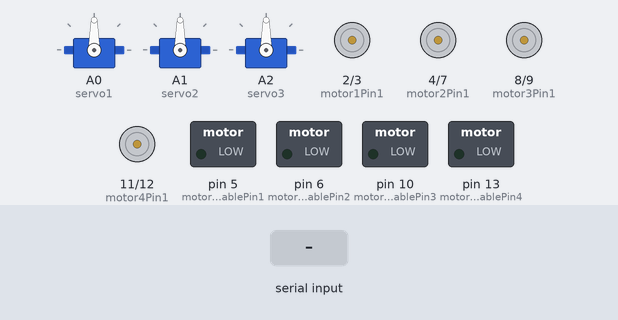
Recording of a sketch running on a simulated Arduino Uno, built with avr-gcc and run on an emulated ATmega328P. Shown: 3 × servo, motor-driver pin pairs drawn as motors (green arrow = first pin HIGH = forward, orange = second pin HIGH = backward, longer = more drive), switched loads named in the sketch (green lamp = pin HIGH). The test bench sets the inputs (shaded band). What the sketch prints to the serial monitor is not drawn.

Above: at 1.4 s.
1.5 s: "F" received over Serial
At 1.9 s:
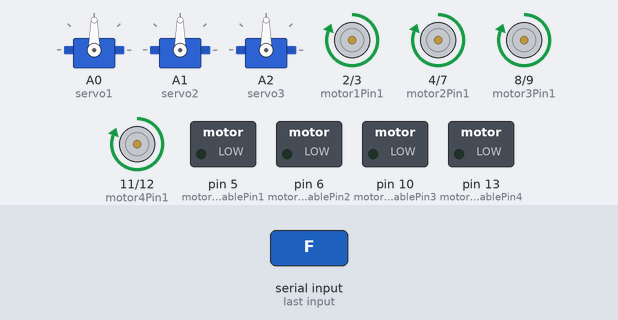
3.0 s: byte 65 ('A') received over Serial
At 5.0 s:
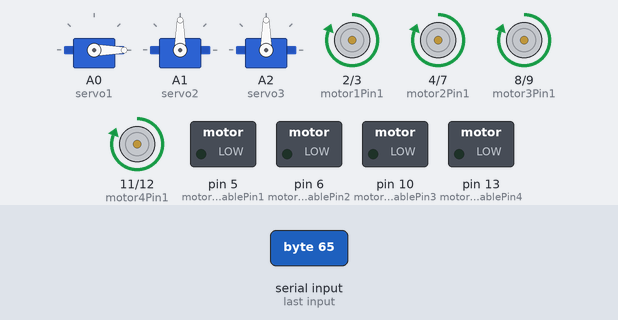
5.5 s: byte 66 ('B') received over Serial
At 6.8 s:
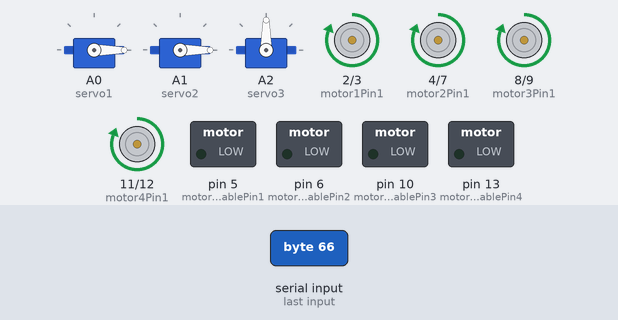
7.9 s: "l" received over Serial
At 9.1 s:
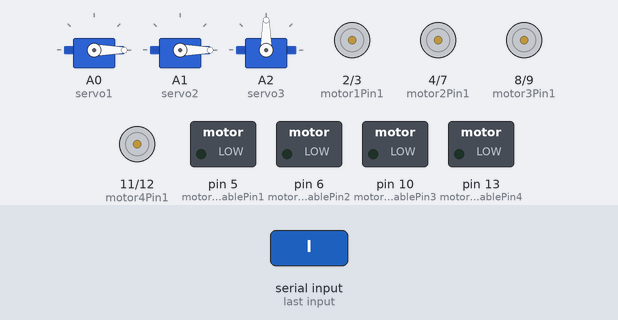
9.4 s: "D" received over Serial
At 10.3 s:
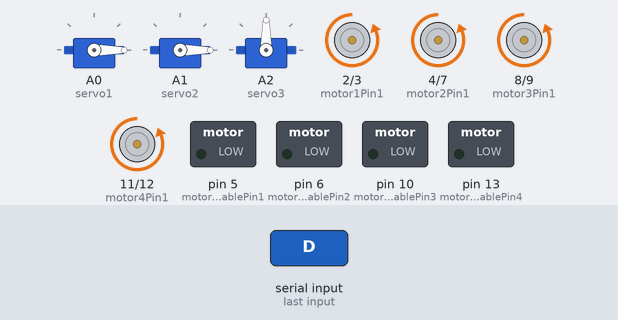
10.9 s: "T90\n" received over Serial
At 11.4 s:
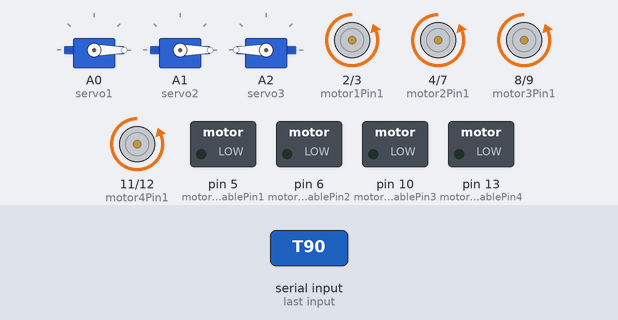
Timing chart, 0 to 13.4 s (numbered marks = the images above; inputs shaded):
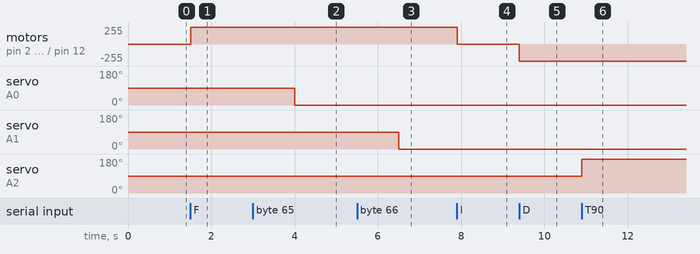

The sketch:

Code2.0.ino
```cpp
#include <Servo.h>  // Include Servo library for servo control

// ------------------- Pin Definitions -------------------
// Define pins for Motor 1
int motor1Pin1 = 2;    // Direction pin 1 for Motor 1
int motor1Pin2 = 3;    // Direction pin 2 for Motor 1
int motorEnablePin1 = 5;  // Enable (PWM) pin for Motor 1

// Define pins for Motor 2
int motor2Pin1 = 4;    // Direction pin 1 for Motor 2
int motor2Pin2 = 7;    // Direction pin 2 for Motor 2
int motorEnablePin2 = 6;  // Enable (PWM) pin for Motor 2

// Define pins for Motor 3
int motor3Pin1 = 8;    // Direction pin 1 for Motor 3
int motor3Pin2 = 9;    // Direction pin 2 for Motor 3
int motorEnablePin3 = 10; // Enable (PWM) pin for Motor 3

// Define pins for Motor 4
int motor4Pin1 = 11;   // Direction pin 1 for Motor 4
int motor4Pin2 = 12;   // Direction pin 2 for Motor 4
int motorEnablePin4 = 13; // Enable (PWM) pin for Motor 4

// Servo objects
Servo servo1;  // Servo controlled by Slider A
Servo servo2;  // Servo controlled by Slider B
Servo servo3;  // Continuous rotation servo (Button T)

// -------------------- Timing --------------------
int update_interval = 100;  // Time interval (ms) for panel updates
unsigned long last_time = 0;  // Time of last update

// ------------------ Variables -------------------
char data_in;           // Data received from serial link
int slider_value;       // Generic slider value
int last_slider_value_A = -1;  // Last value for Slider A
int last_slider_value_B = -1;  // Last value for Slider B

void setup() {
  // Start serial communication
  Serial.begin(9600);

  // Attach servos
  servo1.attach(A0);  // For example, attach servo 1 on analog pin A0
  servo2.attach(A1);  // For example, attach servo 2 on analog pin A1
  servo3.attach(A2);  // For example, attach servo 3 on analog pin A2 (continuous rotation)

  // Set motor pins as outputs
  pinMode(motor1Pin1, OUTPUT);
  pinMode(motor1Pin2, OUTPUT);
  pinMode(motorEnablePin1, OUTPUT);

  pinMode(motor2Pin1, OUTPUT);
  pinMode(motor2Pin2, OUTPUT);
  pinMode(motorEnablePin2, OUTPUT);

  pinMode(motor3Pin1, OUTPUT);
  pinMode(motor3Pin2, OUTPUT);
  pinMode(motorEnablePin3, OUTPUT);

  pinMode(motor4Pin1, OUTPUT);
  pinMode(motor4Pin2, OUTPUT);
  pinMode(motorEnablePin4, OUTPUT);

  // Initialize all motors off
  stopAllMotors();

  // ------------------ Clear Panel & Setup UI ------------------
  Serial.println("*.kwl");
  Serial.println("clear_panel()");
  Serial.println("set_grid_size(8,5)");

  // Add buttons (T, L, R, D, F)
  Serial.println("add_button(0,2,27,T,t)"); // T = clockwise on servo3, t = stop
  Serial.println("add_button(5,3,4,L,l)");  // L = left, l = stop
  Serial.println("add_button(7,3,5,R,r)");  // R = right, r = stop
  Serial.println("add_button(6,3,3,D,d)");  // D = backward, d = stop
  Serial.println("add_button(6,2,2,F,f)");  // F = forward, f = stop

  // Add sliders
  Serial.println("add_slider(0,0,7,0,360,179,A,a,0)");   // Slider A
  Serial.println("add_slider(0,1,7,0,360,180,B,b,0)");   // Slider B
  Serial.println("add_slider(0,2,7,0,255,127,S,s,0)");   // Slider S (speed)

  Serial.println("set_panel_notes(,,,)");
  Serial.println("run()");
  Serial.println("*");
}

void loop() {
  // --------- Check if Bluetooth data is available ---------
  if (Serial.available()) {
    data_in = Serial.read();  // Read one character

    // ------------------ Continuous Rotation Servo (T button) ------------------
    if (data_in == 'T') {     // Press button T
      servo3.write(180);      // Rotate servo clockwise
    }
    if (data_in == 't') {     // Release button T
      servo3.write(90);       // Stop servo (neutral)
    }

    // ------------------ Motor Directions ------------------
    // R, L, F, D will now affect ALL FOUR motors:

    // Right
    if (data_in == 'R') {
      moveRight();
    }
    // Stop right
    if (data_in == 'r') {
      stopAllMotors();
    }

    // Left
    if (data_in == 'L') {
      moveLeft();
    }
    // Stop left
    if (data_in == 'l') {
      stopAllMotors();
    }

    // Forward
    if (data_in == 'F') {
      moveForward();
    }
    // Stop forward
    if (data_in == 'f') {
      stopAllMotors();
    }

    // Backward
    if (data_in == 'D') {
      moveBackward();
    }
    // Stop backward
    if (data_in == 'd') {
      stopAllMotors();
    }

    // ------------------ Servo 1 (Slider A) ------------------
    if (data_in == 'A') {
      slider_value = Serial.parseInt();
      if (slider_value != last_slider_value_A) {
        // Map [0..360] to [0..180] for servo angle
        int angle = map(slider_value, 0, 360, 0, 180);
        servo1.write(angle);
        last_slider_value_A = slider_value;
      }
    }

    // ------------------ Servo 2 (Slider B) ------------------
    if (data_in == 'B') {
      slider_value = Serial.parseInt();
      if (slider_value != last_slider_value_B) {
        // Map [0..360] to [0..180] for servo angle
        int angle = map(slider_value, 0, 360, 0, 180);
        servo2.write(angle);
        last_slider_value_B = slider_value;
      }
    }

    // ------------------ Motor Speed (Slider S) ------------------
    if (data_in == 'S') {
      slider_value = Serial.parseInt();
      // slider_value = 0..255
      // If you need a 0..255 PWM, you can use it directly,
      // or map it to 0..255 again (redundant):
      int motor_speed = constrain(slider_value, 0, 255);

      analogWrite(motorEnablePin1, motor_speed);
      analogWrite(motorEnablePin2, motor_speed);
      analogWrite(motorEnablePin3, motor_speed);
      analogWrite(motorEnablePin4, motor_speed);
    }
  }

  // ------------------ Periodic Updates (if any) ------------------
  unsigned long t = millis();
  if ((t - last_time) > update_interval) {
    last_time = t;
    // Add any repeated status updates here if you want
    // e.g., sending sensor values back, etc.
  }
}

// ====================================================
//                Motor Control Helpers
// ====================================================

// Stop all 4 motors
void stopAllMotors() {
  digitalWrite(motor1Pin1, LOW);
  digitalWrite(motor1Pin2, LOW);

  digitalWrite(motor2Pin1, LOW);
  digitalWrite(motor2Pin2, LOW);

  digitalWrite(motor3Pin1, LOW);
  digitalWrite(motor3Pin2, LOW);

  digitalWrite(motor4Pin1, LOW);
  digitalWrite(motor4Pin2, LOW);
}

// Move all 4 motors forward
void moveForward() {
  // Motor 1 forward
  digitalWrite(motor1Pin1, HIGH);
  digitalWrite(motor1Pin2, LOW);

  // Motor 2 forward
  digitalWrite(motor2Pin1, HIGH);
  digitalWrite(motor2Pin2, LOW);

  // Motor 3 forward
  digitalWrite(motor3Pin1, HIGH);
  digitalWrite(motor3Pin2, LOW);

  // Motor 4 forward
  digitalWrite(motor4Pin1, HIGH);
  digitalWrite(motor4Pin2, LOW);
}

// Move all 4 motors backward
void moveBackward() {
  // Motor 1 backward
  digitalWrite(motor1Pin1, LOW);
  digitalWrite(motor1Pin2, HIGH);

  // Motor 2 backward
  digitalWrite(motor2Pin1, LOW);
  digitalWrite(motor2Pin2, HIGH);

  // Motor 3 backward
  digitalWrite(motor3Pin1, LOW);
  digitalWrite(motor3Pin2, HIGH);

  // Motor 4 backward
  digitalWrite(motor4Pin1, LOW);
  digitalWrite(motor4Pin2, HIGH);
}

// Move all 4 motors to turn RIGHT
// For a differential drive approach:
//   Left side motors forward, right side motors backward
void moveRight() {
  // Motor 1 forward
  digitalWrite(motor1Pin1, HIGH);
  digitalWrite(motor1Pin2, LOW);

  // Motor 2 backward
  digitalWrite(motor2Pin1, LOW);
  digitalWrite(motor2Pin2, HIGH);

  // Motor 3 forward
  digitalWrite(motor3Pin1, HIGH);
  digitalWrite(motor3Pin2, LOW);

  // Motor 4 backward
  digitalWrite(motor4Pin1, LOW);
  digitalWrite(motor4Pin2, HIGH);
}

// Move all 4 motors to turn LEFT
// For a differential drive approach:
//   Left side motors backward, right side motors forward
void moveLeft() {
  // Motor 1 backward
  digitalWrite(motor1Pin1, LOW);
  digitalWrite(motor1Pin2, HIGH);

  // Motor 2 forward
  digitalWrite(motor2Pin1, HIGH);
  digitalWrite(motor2Pin2, LOW);

  // Motor 3 backward
  digitalWrite(motor3Pin1, LOW);
  digitalWrite(motor3Pin2, HIGH);

  // Motor 4 forward
  digitalWrite(motor4Pin1, HIGH);
  digitalWrite(motor4Pin2, LOW);
}
```

Measured:
- after the input at 1.5 s, motor on pin 2 (motor1Pin1) / pin 3 (motor1Pin2), motor on pin 4 (motor2Pin1) / pin 7 (motor2Pin2), motor on pin 8 (motor3Pin1) / pin 9 (motor3Pin2), motor on pin 11 (motor4Pin1) / pin 12 (motor4Pin2): stopped → forward 255/255 at once
- after the input at 3.0 s, servo on A0 (servo1): 90° → 0° after 1.0 s
- after the input at 5.5 s, servo on A1 (servo2): 90° → 0° after 1.0 s
- after the input at 7.9 s, motor on pin 2 (motor1Pin1) / pin 3 (motor1Pin2), motor on pin 4 (motor2Pin1) / pin 7 (motor2Pin2), motor on pin 8 (motor3Pin1) / pin 9 (motor3Pin2), motor on pin 11 (motor4Pin1) / pin 12 (motor4Pin2): forward 255/255 → stopped at once
- after the input at 9.4 s, motor on pin 2 (motor1Pin1) / pin 3 (motor1Pin2), motor on pin 4 (motor2Pin1) / pin 7 (motor2Pin2), motor on pin 8 (motor3Pin1) / pin 9 (motor3Pin2), motor on pin 11 (motor4Pin1) / pin 12 (motor4Pin2): stopped → backward 255/255 at once
- after the input at 10.9 s, servo on A2 (servo3): 90° → 180° at once
